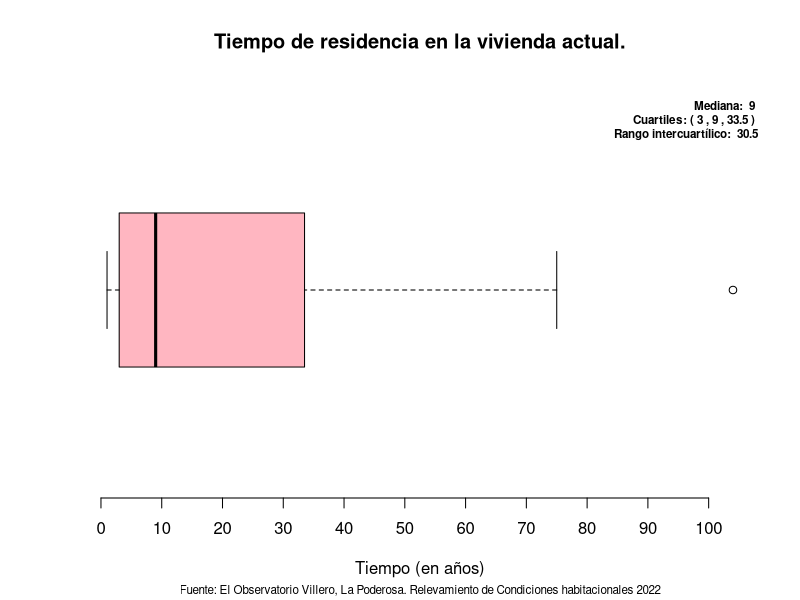
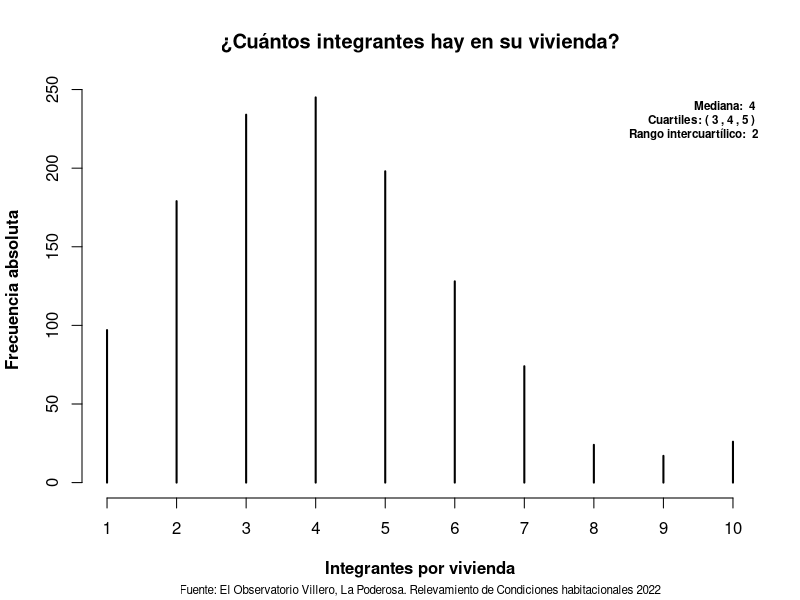
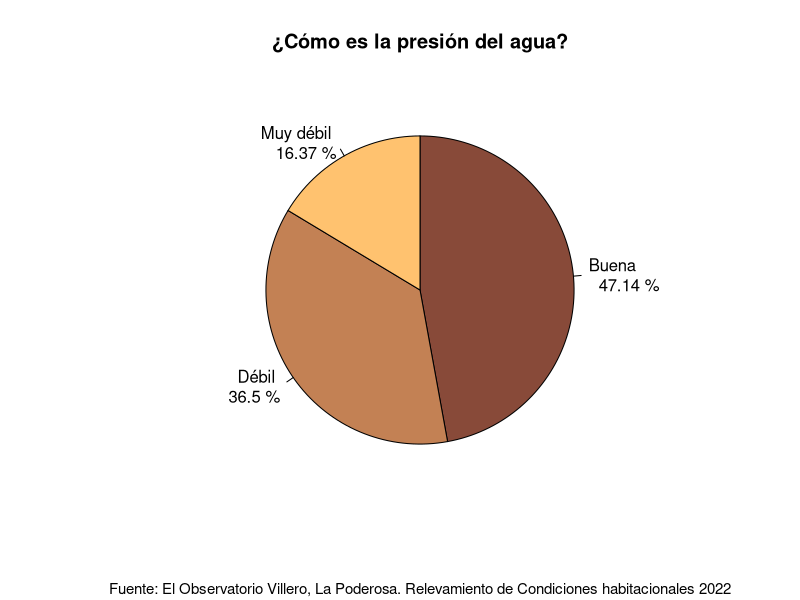
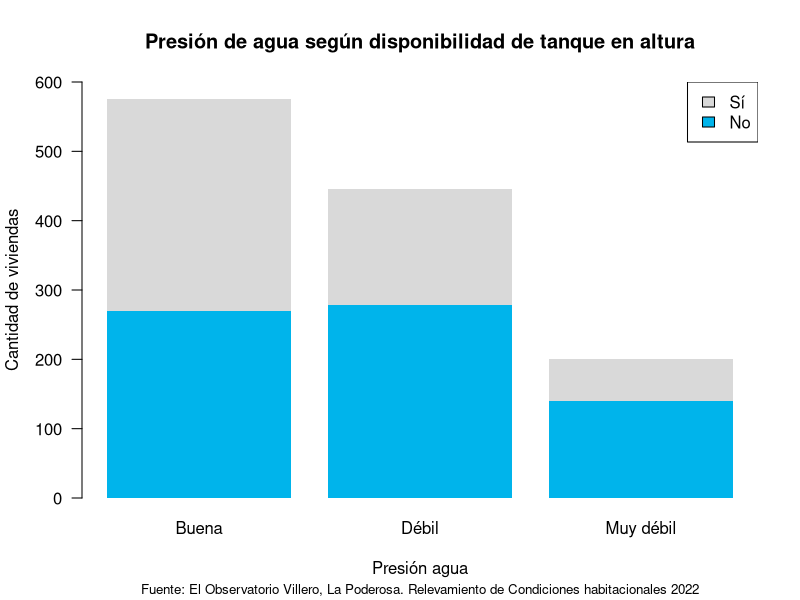
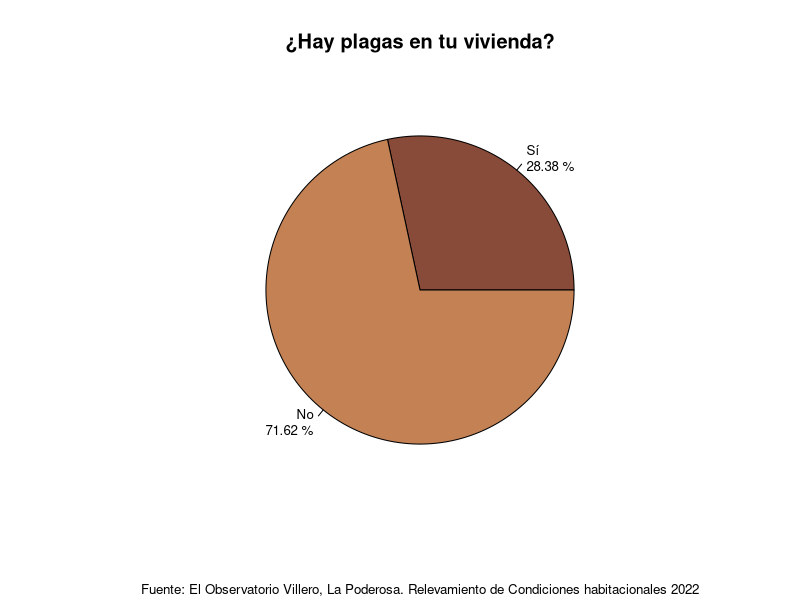
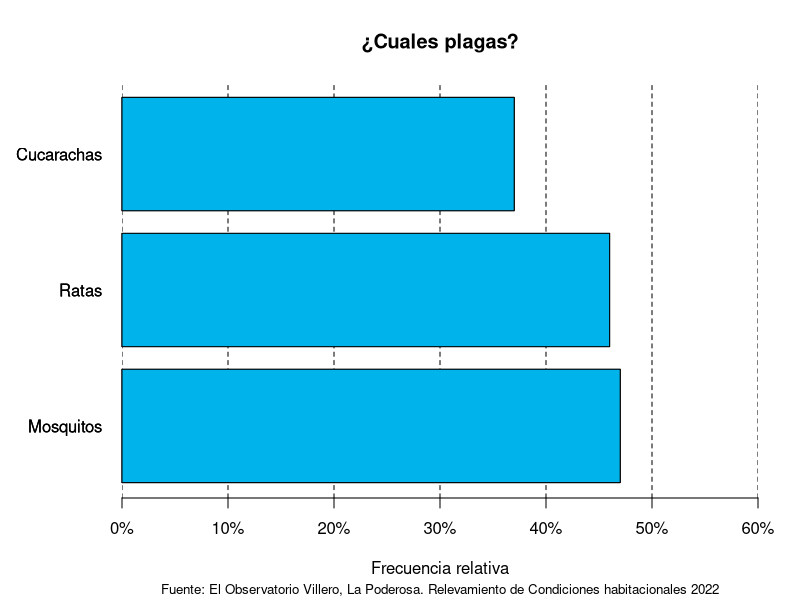

Recreate these plots in R, in order.
# Paquetes y lectura de datos -----
install.packages("readxl")
library(readxl)

# Leer tabla, saltando las dos primeras lineas
tabla <- read_xlsx("Datos_LP.xlsx",
                    skip = 2)

# Globales ----------------

fuente <- "Fuente: El Observatorio Villero, La Poderosa. Relevamiento de Condiciones habitacionales 2022"
colores1 <- c("#79155B", "#C23373", "#F6635C", "#FFBA86")
colores2 <- c("#884A39", "#C38154", "#FFC26F", "#F9E0BB")
colores3 <- c("#00b4eb", "#d9d9d9")
cantidad_entrevistados <- 1222



# Sección 1: Características generales de la composición del hogar -----------

# Tiempo de residencia (Boxplot)

tabla_tiempo_de_residencia <- table(tabla$`Tiempo de residencia en la vivienda actual (en años)`)
tiempo_de_residencia_mediana <- paste("Mediana: ", median(tabla_tiempo_de_residencia))
cuartiles_tiempo_de_residencia <- quantile(tabla_tiempo_de_residencia)
IQR_tiempo_de_residencia <- paste("Rango intercuartílico: ", IQR(tabla_tiempo_de_residencia))
cuartiles_tiempo_de_residencia <- paste("Cuartiles: (", cuartiles_tiempo_de_residencia[2], ",",
                                        cuartiles_tiempo_de_residencia[3], ",",
                                        cuartiles_tiempo_de_residencia[4], ")")

boxplot(tabla_tiempo_de_residencia,
        horizontal = TRUE,
        axes = FALSE,
        xlab = "Tiempo (en años)",
        main = "Tiempo de residencia en la vivienda actual.",
        col = "lightpink",
        sub = fuente,
        cex.sub = 0.7)

axis(side = 1,
     at = seq(0, 100, by = 10))

mtext(paste(tiempo_de_residencia_mediana, "\n", cuartiles_tiempo_de_residencia, "\n", IQR_tiempo_de_residencia),
      side = 3,
      cex = 0.7,
      adj = 1,
      line = -3,
      font = 2)

# Integrantes por vivienda (Histograma)

integrantes_mediana <- paste("Mediana: ", median(tabla$`¿Cuántos integrantes hay en su vivienda?`))
cuartiles_integrantes <- quantile(tabla$`¿Cuántos integrantes hay en su vivienda?`)
IQR_integrantes <- paste("Rango intercuartílico: ", IQR(tabla$`¿Cuántos integrantes hay en su vivienda?`))
cuartiles_integrantes <- paste("Cuartiles: (", cuartiles_integrantes[2], ",",
                               cuartiles_integrantes[3], ",",
                               cuartiles_integrantes[4], ")")

plot(table(tabla$`¿Cuántos integrantes hay en su vivienda?`),
     type = 'h',
     xlim = c(1,10),
     xlab = "Integrantes por vivienda",
     ylab = "Frecuencia absoluta",
     main = "¿Cuántos integrantes hay en su vivienda?",
     sub = fuente,
     cex.sub = 0.7,
     col = "black",
     font.lab = 2,
     frame.plot = FALSE)

mtext(paste(integrantes_mediana, "\n", cuartiles_integrantes, "\n", IQR_integrantes),
      side = 3,
      cex = 0.7,
      adj = 1,
      line = -3,
      font = 2)

# El uso de la mediana viene de la forma asimétrica a derecha de la distribución.
# Al no ser simétrica, el promedio puede resultar no representativo de los datos
# en relación a la mediana.
# Los cuartiles permiten entender la distribución, haciendo observar en que 
# dirección se presentan los casos extremos
# El IQR permite ver que tan dispersos están los datos de la mediana, y no es
# influenciada por valores atípicos.


# Sección 4: Propiedad----

# Sección 5: Agua y saneamiento --------------

# Presión de agua (Grafico de torta)

tabla_presion_de_agua <- table(tabla$`¿Cómo es la presión del agua?`)
frec_rel_presion_de_agua <- round(tabla_presion_de_agua / cantidad_entrevistados, 4)

labels_presion_de_agua <- paste(c("Buena", "Débil", "Muy débil"), "\n ", frec_rel_presion_de_agua * 100, "%")
pie(tabla_presion_de_agua,
    labels = labels_presion_de_agua,
    col = colores2,
    main = "¿Cómo es la presión del agua?",
    sub = fuente,
    cex.sub = 0.9,
    clockwise = TRUE)

# Relación entre dos variables categóricas
# Grafico de barras subdivididas
tabla_bivariada_agua = table(tabla$`¿Tiene capacidad de almacenamiento de agua en altura?`,
                             tabla$`¿Cómo es la presión del agua?`)

barplot(tabla_bivariada_agua,
        main = "Presión de agua según disponibilidad de tanque en altura",
        beside = FALSE,
        horiz = FALSE,
        ylim = c(0, 600),
        ylab = "Cantidad de viviendas",
        xlab = "Presión agua",
        las = 1,
        col = colores3,
        sub = fuente,
        border = NA,
        cex.sub = 0.8)

legend("topright",
       legend = rev(rownames(tabla_bivariada_agua)),
       fill = rev(colores3))


# Sección 10: Servicios barriales --------

# Presencia de plagas (total de la población) (Grafico de torta)

tabla_plaga <- table(tabla$`¿Hay plagas (cucarachas, mosquitos, ratas, etc) en su vivienda y en los alrededores de la misma?`)
porcentaje_plaga = paste(round(tabla_plaga / sum(tabla_plaga) * 100, 2), c('%'), sep = " ")
categorias_plaga = c("Sí", "No")
etiquetas_plaga = paste(categorias_plaga, porcentaje_plaga, sep = "\n")
pie(tabla_plaga,
    main = "¿Hay plagas en tu vivienda?",
    labels = etiquetas_plaga,
    cex = 0.8,
    sub = fuente,
    col = colores2,
    cex.sub = 0.8
)

# Tipo de plaga sobre población total
# Variable categorica de multiples opcioness

# Calculamos las frecuencias relativas de cada plaga
# y las ordenamos 
cucarachas = table(factor(tabla$`¿Cuáles plagas?`))
mosquitos = table(factor(tabla$...94))
ratas = table(factor(tabla$...95))
tabla_plagas = data.frame(FrecuenciaAbsoluta = c(cucarachas, mosquitos, ratas))
frec_rel_plagas = round(tabla_plagas$FrecuenciaAbsoluta / cantidad_entrevistados, 2)
names(frec_rel_plagas) = c("Cucarachas", "Mosquitos", "Ratas")
frec_rel_plagas = frec_rel_plagas[order(frec_rel_plagas, decreasing = TRUE)]

# Lugar de las marcas
xmin_p = 0
xmax_p = 0.6
sep_p = 0.1

par(mar = c(5, 6, 4, 2) + 0.1)

barplot(frec_rel_plagas,
        horiz = TRUE,
        xlim = c(xmin_p, xmax_p),
        xlab = "Frecuencia relativa",
        main = "¿Cuales plagas?",
        sub = fuente,
        las = 1,
        cex.sub = 0.8,
        axes = FALSE)

# Añadimos etiquetas en el eje x
etiquetas_plagas = paste(seq(xmin_p * 100, xmax_p * 100, sep_p * 100), '%', sep="")
axis(side=1, 
     at = seq(xmin_p, xmax_p, sep_p), 
     labels = etiquetas_plagas)
abline(v = axTicks(1), lty = "dashed")

barplot(frec_rel_plagas,
        horiz = TRUE,
        xlim = c(xmin_p, xmax_p),
        col = colores3[1],
        las = 1,
        cex.sub = 0.8,
        axes = FALSE,
        add = TRUE)
